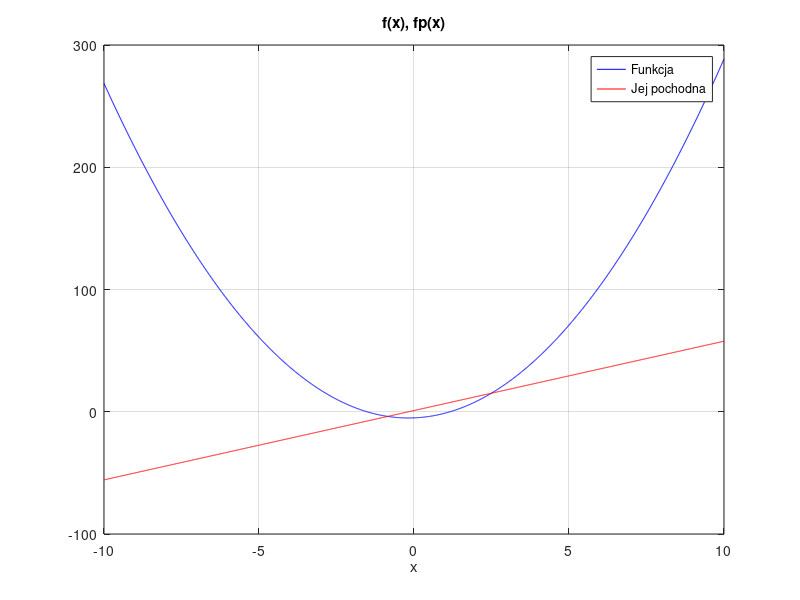

Reproduce this figure in MATLAB. (Note: this script raises an error after producing the figure.)
clear all
close all
clc
it = 14;
a1 = tan(45 * pi/180);
a2 = tan(10 * pi/180);
a3 = tan(80 * pi/180);
f = @(x) (a3/2)*x.^2 + x - 5;
fp = @(x) a3*x +1;
x = -10:0.01:10;
% dla 45 stopni mz = 2,32
% a =  2.32-2;  
% b = 2.32+2 ;
% dla 10 stopni mz = 3,78
% a =  3.78-2;  
% b = 3.78+2 ;
% dla 80 stopni mz = 1,16
 a = 1.16 + 2;
 b = 1.16 - 2;
plot(x, f(x), "b-", x, fp(x), "r-"); grid; xlabel("x"); title("f(x), fp(x)");
legend("Funkcja", "Jej pochodna"); pause
%cb = nonlinsolvers(f, fp, a, b, "bisection", it);
cr = nonlinsolvers(f, fp, a, b, "regula-falsi", it);
%cn = nonlinsolvers(f, fp, a, b, "newton-raphson", it);
plot (1:it,cr,'*'); xlabel("iter"); title("c(iter)")
grid on; legend( "Regula-Falsi");